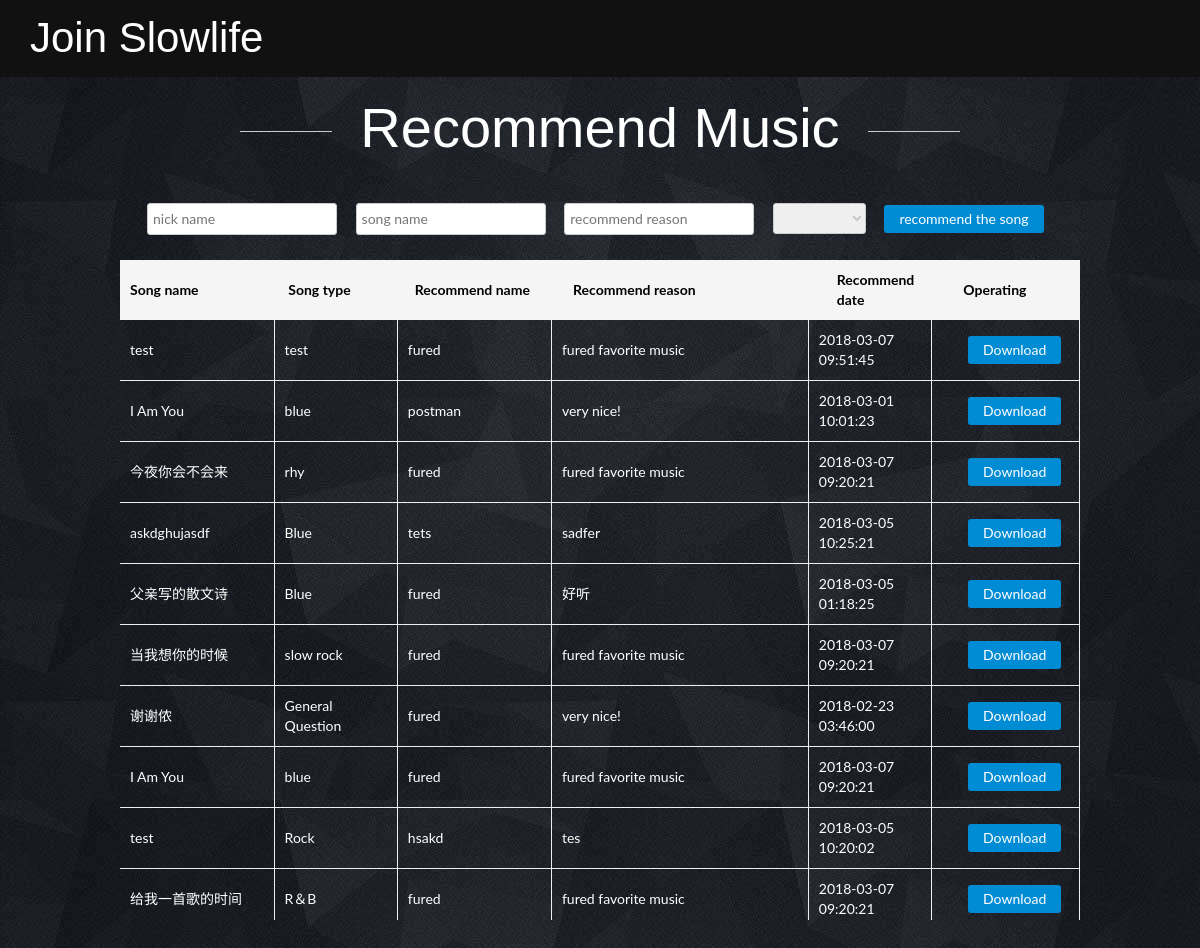
/view/recommend_music/, run on the app's committed database.
### fured/models.py (models this page shows)
class PlayMusicTable(models.Model):
    song_name = models.CharField(max_length=50)
    songer_name = models.CharField(max_length=50)
    song_image_path = models.CharField(max_length=100)
    song_type = models.CharField(max_length=100)
    storage_path = models.CharField(max_length=100)
    createdTime = UnixTimestampField()
    class Meta:
        managed = False
        db_table = 'play_music_table'

class RecommendMusicTable(models.Model):
    song_name = models.CharField(max_length=50)
    song_type = models.CharField(max_length=50)
    recommend_name = models.CharField(max_length=50)
    recommend_reason = models.CharField(max_length=500)
    create_at = models.FloatField()
    class Meta:
        managed = False
        db_table = 'recommend_music_table'

### fured/views.py (the view)
# urls.py: url(r'^view/recommend_music/$',fured_views.recommend_music),
def recommend_music(request):
    current_lang = request.GET.get("lang")
    recommends = RecommendMusicTable.objects.all().values()
    recommends_list = []
    i = 0
    while i < len(recommends):
        recommends_list.append(recommends[i])
        recommends_list[i]["create_at"] = time.strftime("%Y-%m-%d %H:%M:%S",time.localtime(recommends_list[i]["create_at"]))
        i = i + 1
    author_recommend = PlayMusicTable.objects.all().values()
    j = 0
    while j < len(author_recommend):
        recommends_list.append(author_recommend[j])
        recommends_list[len(recommends_list)-1]["create_at"] = author_recommend[j]["createdTime"].strftime("%Y-%m-%d %H:%M:%S")
        recommends_list[len(recommends_list)-1]["recommend_name"] = "fured"
        recommends_list[len(recommends_list)-1]["recommend_reason"] = "fured favorite music"
        j = j + 1
    random.shuffle(recommends_list)
    return render(request,"recommend_music_table.html",{"list":recommends_list,"lang":current_lang})

### fured/templates/recommend_music_table.html (shortened to what this page needs)
		{% extends 'base.html' %}
		{% block content %}
		<h2 id="moudle_slogan" class="test_block_title" style={color:#ffffff;}>Recommend Music</h2>
			<div id="app" class="add">
				<input id="recommend_submit_nick_name" type="text" v-model.trim="confirm.nick_name" placeholder="nick name" />
				<input id="recommend_submit_song_name" type="text" v-model.trim="confirm.song_name" value="" placeholder="song name" />
				<input id="recommend_submit_reason" type="text" v-model.trim="confirm.recommend_reason" value="" placeholder="recommend reason" />
				<select v-model="confirm.song_type" name="music_type" style="color:#C7C7CD;">
				</select>
				<button id="recommend_submit_button" v-on:click="confirm">recommend the song</button>
			</div>
			<div class="table-head">
				<table>
					<colgroup>
						<col style="width:15%;" />
						<col style="width:12%;" />
						<col style="width:15%" />
						<col style="width:25%;" />
						<col style="width:12%;" />
						<col style="width:12%;" />
					</colgroup>
					<thead>
						<tr>
                        <th id="recommend_view_song_name">Song name</th>
                        <th id="recommend_view_song_type">Song type</th>
                        <th id="recommend_view_name">Recommend name</th>
						<th id="recommend_view_reason">Recommend reason</th>
						<th id="recommend_view_date">Recommend date</th>
						<th id="recommend_view_operating">Operating</th>
                    </tr>
					</thead>
				</table>
			</div>
			<div class="table-body">
				<table id="recommend_table">
			<colgroup>
				 <col style="width:15%;" />
                 <col style="width:12%;" />
                 <col style="width:15%" />
                 <col style="width:25%;" />
                 <col style="width:12%;" />
                 <col style="width:11.3%;" />
			</colgroup>
				<tbody>
					{% for i in list %}
					<tr>
						<td>{{ i.song_name }}</td>
						<td>{{ i.song_type }}</td>
						<td>{{ i.recommend_name }}</td>
						<td>{{ i.recommend_reason }}</td>
						<td>{{ i.create_at }}</td>
						<td >
							<button id="recommend_view_download{{ forloop.counter }}" onclick="download_music(this.parentElement)"> Download </button>
					</tr>
					{% endfor %}
				</tbody>
			</table>
			</div>
			</div>
			</div>
		{% endblock %}

### fured/templates/base.html (shortened to what this page needs)
<!DOCTYPE html>
<html class="no-js">
    <head>
        <link rel="stylesheet" href="/static/css/bootstrap.min.css">
        <link rel="stylesheet" href="/static/font_icon/css/pe-icon-7-stroke.css">
        <link rel="stylesheet" href="/static/font_icon/css/helper.css">
        <link rel="stylesheet" href="/static/css/owl.carousel.css">
        <link rel="stylesheet" href="/static/css/owl.theme.css">
        <link rel="stylesheet" href="/static/css/animate.css">
        <link rel="stylesheet" href="/static/css/style.css">
    </head>
    <body>
		<div style={background:"/static/images/bg-small.jpg"}>
        <section id="navigation">
            <div class="container">
                <div class="row">
                    <div class="col-xs-6">
						<div class="logo"><a id="base_title" class="logo-text">Join Slowlife</a></div>
                    </div>
                </div>
            </div>
        </section>
        <section class="testimonial-area">
			<div style={margin-top:20px;}>
				{% block content %}module content{% endblock %}
    </body>
</html>

### fured/static/css/style.css (style rules this page uses)
html, body { height:100%; }
body { font-family: 'Lato', sans-serif; }
h1,h2,h3,h4,h5,h6 { font-family: 'Dosis', sans-serif; }
a { color: #e66f69; transition: 0.4s ease all; outline: none; }
.test_block_title { font-size: 4em; margin-left:20%; width:60%; font-weight: 300; text-align: center; overflow: hidden; margin-bottom: 30px; }
.test_block_title:before,.test_block_title:after { content: ""; background: #ccc; display: inline-block; height: 1px; position: relative; width: 42%; vertical-align: middle; }
.test_block_title:before { right: 0.5em; margin-left: -42%; }
.test_block_title:after { left: 0.5em; margin-right: -42%; }
#navigation { background: #111; }
.logo { height: 76px; display: table; text-align: left; }
.logo-text { font-size: 3em; padding: 0.2em 0; color: #fff; font-family: 'Raleway', sans-serif; font-weight: 100; display: table-cell; vertical-align: middle; }

### fured/templates/recommend_music_table.html (style rules this page uses)
table thead th { background: #f5f5f5; padding: 10px; text-align: left; }
table tbody td { padding: 10px; text-align: left; border-bottom: 1px solid #eee; border-right: 1px solid #eee; color:#ffffff; }
.add { border: 0px solid #eee; margin: 10px 0; margin-left:11%; width:80%; padding: 15px; color:#000000; }
input { border: 1px solid #ccc; padding: 5px; border-radius: 3px; margin-right: 15px; }
select { border: 1px solid #ccc; padding: 5px; border-radius: 3px; margin-right: 15px; }
button { background: #008cd5; border: 0; padding: 4px 15px; border-radius: 3px; color: #fff; }
.table-head { padding:0px; width:80%; margin-left:10%; background:#999; color:#000; }
.table-body { width:80%; border:3px; margin-left:10%; height:600px; overflow-y:scroll; }
.table-body button { background: #008cd5; border:0; padding:4px 15px; margin-left:26px; border-radius: 3px; color:#fff; }
.table-head table, .table-body table { width:100%; }

### fured/templates/base.html (style rules this page uses)
body { background-image: url(/static/images/bg-small.jpg); background-color: #000000; height:100%; }
h2 { color:#ffffff; }

### data on the page
PlayMusicTable: song_name "test", song_type "test", recommend_name "fured", recommend_reason "fured favorite music", create_at "2018-03-07 09:51:45"
RecommendMusicTable: song_name "I Am You", song_type "blue", recommend_name "postman", recommend_reason "very nice!", create_at "2018-03-01 10:01:23"
PlayMusicTable: song_name "今夜你会不会来", song_type "rhy", recommend_name "fured", recommend_reason "fured favorite music", create_at "2018-03-07 09:20:21"
RecommendMusicTable: song_name "askdghujasdf", song_type "Blue", recommend_name "tets", recommend_reason "sadfer", create_at "2018-03-05 10:25:21"
RecommendMusicTable: song_name "父亲写的散文诗", song_type "Blue", recommend_name "fured", recommend_reason "好听", create_at "2018-03-05 01:18:25"
PlayMusicTable: song_name "当我想你的时候", song_type "slow rock", recommend_name "fured", recommend_reason "fured favorite music", create_at "2018-03-07 09:20:21"
RecommendMusicTable: song_name "谢谢侬", song_type "General Question", recommend_name "fured", recommend_reason "very nice!", create_at "2018-02-23 03:46:00"
PlayMusicTable: song_name "I Am You", song_type "blue", recommend_name "fured", recommend_reason "fured favorite music", create_at "2018-03-07 09:20:21"
RecommendMusicTable: song_name "test", song_type "Rock", recommend_name "hsakd", recommend_reason "tes", create_at "2018-03-05 10:20:02"
PlayMusicTable: song_name "给我一首歌的时间", song_type "R＆B", recommend_name "fured", recommend_reason "fured favorite music", create_at "2018-03-07 09:20:21"
